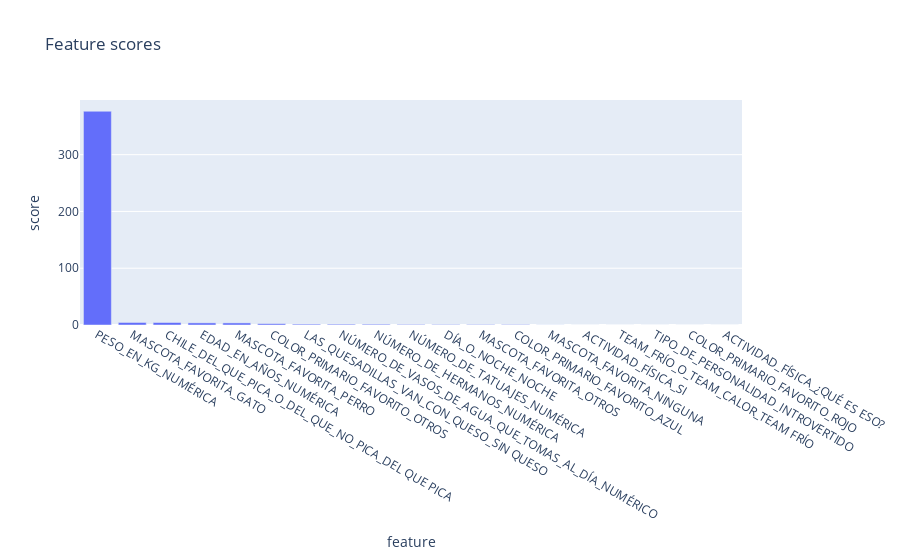

Notebook cell for this chart:
### Code cell
fig = px.bar(df_scores.reset_index().rename(columns={"index": "feature"}), x="feature", y="score", title="Feature scores")
fig.update_layout(xaxis={'categoryorder':'total descending'})
fig.show()

### Figure 1 — Plotly figure (JSON) as saved in the notebook; plotly's stock layout.template omitted (floating-point values rounded to 4 significant figures)
{"data": [{"hovertemplate": "feature=%{x}<br>score=%{y}<extra></extra>", "legendgroup": "", "marker": {"color": "#636efa", "pattern": {"shape": ""}}, "name": "", "orientation": "v", "showlegend": false, "textposition": "auto", "type": "bar", "x": ["PESO_EN_KG_NUMÉRICA", "MASCOTA_FAVORITA_GATO", "CHILE_DEL_QUE_PICA_O_DEL_QUE_NO_PICA_DEL QUE PICA", "EDAD_EN_AÑOS_NUMÉRICA", "MASCOTA_FAVORITA_PERRO", "COLOR_PRIMARIO_FAVORITO_OTROS", "LAS_QUESADILLAS_VAN_CON_QUESO_SIN QUESO", "NÚMERO_DE_VASOS_DE_AGUA_QUE_TOMAS_AL_DÍA_NUMÉRICO", "NÚMERO_DE_HERMANOS_NUMÉRICA", "NÚMERO_DE_TATUAJES_NUMÉRICA", "DÍA_O_NOCHE_NOCHE", "MASCOTA_FAVORITA_OTROS", "COLOR_PRIMARIO_FAVORITO_AZUL", "MASCOTA_FAVORITA_NINGUNA", "ACTIVIDAD_FÍSICA_SI", "TEAM_FRÍO_O_TEAM_CALOR_TEAM FRÍO", "TIPO_DE_PERSONALIDAD_INTROVERTIDO", "COLOR_PRIMARIO_FAVORITO_ROJO", "ACTIVIDAD_FÍSICA_¿QUÉ ES ESO?"], "xaxis": "x", "y": [376.5, 4.434, 4.384, 3.73, 3.675, 2.324, 1.457, 1.363, 1.325, 0.9442, 0.7938, 0.7901, 0.7479, 0.1456, 0.04631, 0.04256, 0.04221, 0.02418, 0.002958], "yaxis": "y"}], "layout": {"barmode": "relative", "legend": {"tracegroupgap": 0}, "title": {"text": "Feature scores"}, "xaxis": {"anchor": "y", "categoryorder": "total descending", "domain": [0, 1], "title": {"text": "feature"}}, "yaxis": {"anchor": "x", "domain": [0, 1], "title": {"text": "score"}}}}
